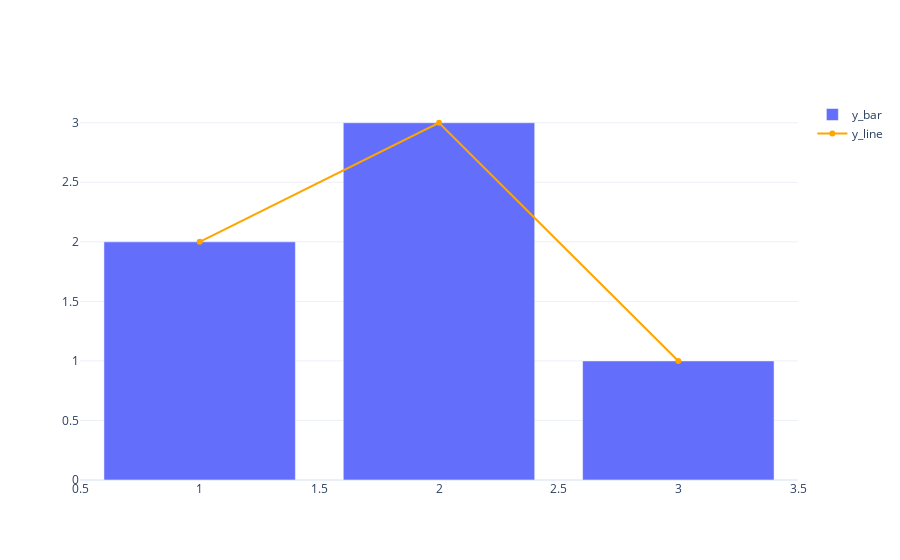

The notebook cell this image was saved under:
### Markdown cell above
`-` selector의 역할.. 너무 어려운뎅? (지정안하면 전체업데이트함)

### Code cell
fig = go.Figure()
fig.add_bar(x=[1,2,3],y=[2,3,1],name='y_bar')
fig.add_scatter(x=[1,2,3],y=[2,3,1],name='y_line')
fig.update_traces(marker_color='orange',selector={'name':'y_line'})
fig

### Figure 1 — Plotly figure (JSON) as saved in the notebook; plotly's stock layout.template omitted (floating-point values rounded to 4 significant figures)
{"data": [{"name": "y_bar", "type": "bar", "x": [1, 2, 3], "y": [2, 3, 1]}, {"marker": {"color": "orange"}, "name": "y_line", "type": "scatter", "x": [1, 2, 3], "y": [2, 3, 1]}], "layout": {"autosize": true, "xaxis": {"autorange": true, "range": [0.5, 3.5], "type": "linear"}, "yaxis": {"autorange": true, "range": [0, 3.229], "type": "linear"}}}
